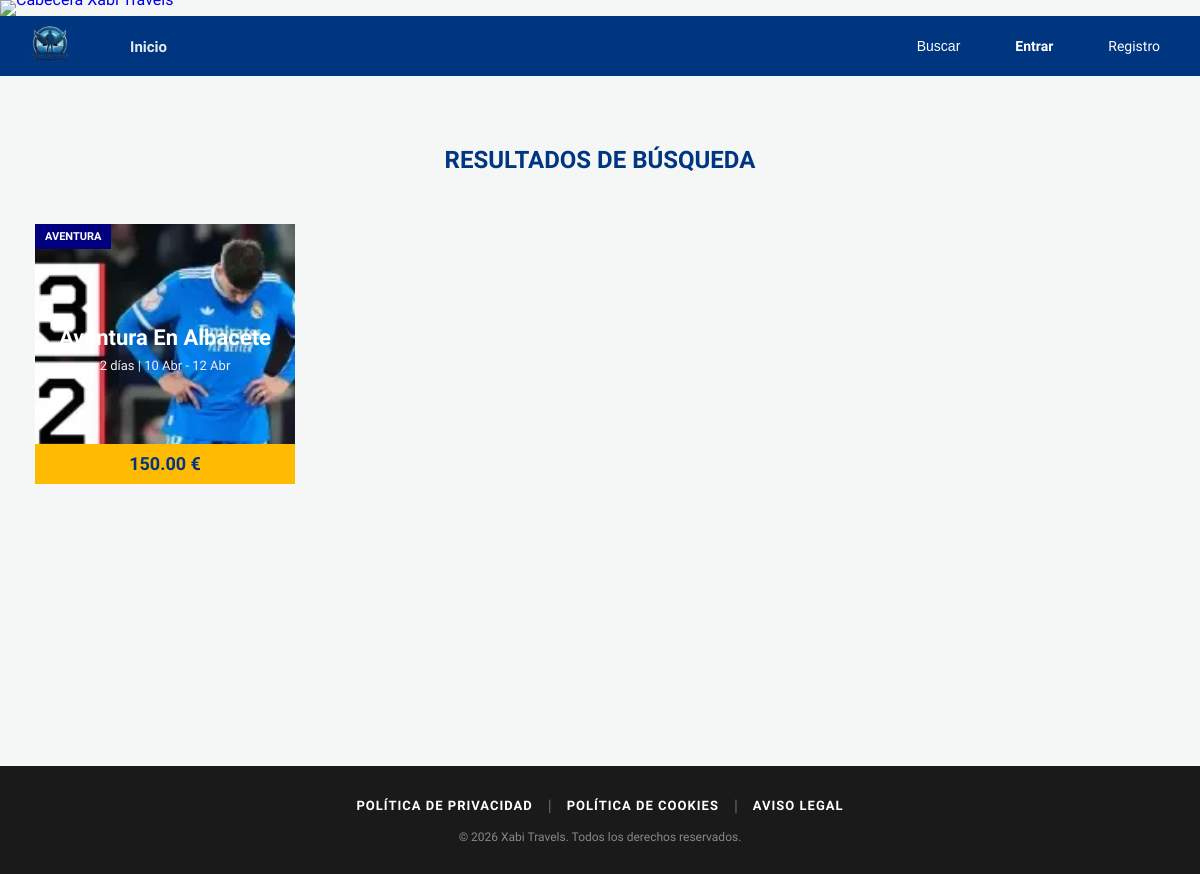
The page /app/public/buscador.php?tipo=Aventura on the database its author committed.
### tables this page shows
CREATE TABLE IF NOT EXISTS `viajes` (
  `id_viaje` int(11) NOT NULL AUTO_INCREMENT,
  `titulo` varchar(200) NOT NULL,
  `descripcion` text NOT NULL,
  `fecha_inicio` date NOT NULL,
  `fecha_fin` date NOT NULL,
  `precio` decimal(10,2) NOT NULL,
  `destacado` tinyint(1) NOT NULL DEFAULT 0,
  `tipo_viaje` varchar(50) NOT NULL,
  `plazas` int(11) NOT NULL,
  `imagen` varchar(255) NOT NULL,
  `continente` varchar(100) DEFAULT NULL,
  `destino` varchar(100) DEFAULT NULL,
  `itinerario` text DEFAULT NULL,
  PRIMARY KEY (`id_viaje`)
);

### app/clases/Viaje.php (called while the page is built, shortened)
<?php
class Viaje {
    private $con;
    public function __construct($conexion) {
        $this->con = $conexion;
    }
    public function obtenerFiltrados($tipo, $continente, $f_inicio, $f_fin) {
        $sql = "SELECT * FROM viajes WHERE 1=1";
        $params = [];
        if (!empty($tipo)) {
            $sql .= " AND tipo_viaje = ?";
            $params[] = $tipo;
        }
        $sql .= " ORDER BY fecha_inicio ASC";
        $stmt = $this->con->prepare($sql);
        $stmt->execute($params);
        return $stmt;
    }
}
?>

### app/public/buscador.php (the view, shortened to what this page needs)
<?php
include("../config.php");
include("../clases/Viaje.php");
$viajeObj = new Viaje($con);
$meses = ["Jan"=>"Ene", "Feb"=>"Feb", "Mar"=>"Mar", "Apr"=>"Abr", "May"=>"May", "Jun"=>"Jun", "Jul"=>"Jul", "Aug"=>"Ago", "Sep"=>"Sep", "Oct"=>"Oct", "Nov"=>"Nov", "Dec"=>"Dic"];
$tipo = $_GET['tipo'] ?? '';
$continente = $_GET['continente'] ?? '';
$f_inicio = $_GET['f_inicio'] ?? '';
$f_fin = $_GET['f_fin'] ?? '';
$resultados = $viajeObj->obtenerFiltrados($tipo, $continente, $f_inicio, $f_fin);
$total = $resultados->rowCount();
include("../vistas/header.php");
include("../vistas/navbar.php");
?>
<div class="content_wrapper" style="min-height: 80vh;">
    <div style="text-align: center; margin: 50px 0 30px;">
        <h2 style="color:#003580; margin-bottom: 15px; font-weight:800;">RESULTADOS DE BÚSQUEDA</h2>
    </div>
    <?php if($total > 0) { ?>
        <div class="trips-grid">
            <?php while($fila = $resultados->fetch()) {
                $inicio = date("d", strtotime($fila['fecha_inicio'])) . " " . $meses[date("M", strtotime($fila['fecha_inicio']))];
                $fin = date("d", strtotime($fila['fecha_fin'])) . " " . $meses[date("M", strtotime($fila['fecha_fin']))];
                $dias = (strtotime($fila['fecha_fin']) - strtotime($fila['fecha_inicio'])) / (60 * 60 * 24);
            ?>
            <a href="detalle_viaje.php?id=<?php echo $fila['id_viaje']; ?>" class="trip-poster-link">
                <div class="trip-poster">
                    <img src="../assets/img/<?php echo $fila['imagen']; ?>" class="poster-bg">
                    <div class="poster-top-bar">
                        <span class="category-badge"><?php echo $fila['tipo_viaje']; ?></span>
                    </div>
                    <div class="poster-content">
                        <h3 class="poster-title"><?php echo $fila['titulo']; ?></h3>
                        <p class="poster-dates"><?php echo intval($dias); ?> días | <?php echo $inicio." - ".$fin; ?></p>
                    </div>
                    <div class="poster-bottom-price"><?php echo $fila['precio']; ?> €</div>
                </div>
            </a>
            <?php } ?>
        </div>
    <?php } else { ?>
        <div style="text-align:center; padding: 60px 20px;">
            <a href="index.php" class="nav-btn-register" style="display:inline-block; width:auto;">Ver todos los viajes</a>
        </div>
    <?php } ?>
</div>
<?php include("../vistas/footer.php"); ?>

### app/assets/css/base.css (style rules this page uses)
* { box-sizing: border-box; }
html, body { margin: 0 !important; padding: 0 !important; width: 100%; max-width: 100%; overflow-x: hidden; }
body { margin: 0; padding: 0; width: 100%; font-family: 'Segoe UI', sans-serif; background-color: #f4f7f6; overflow-x: hidden; }
.content_wrapper { width: 100%; max-width: 1200px; margin: 0 auto; padding: 20px; }
h2 { color: #003580; }
a { text-decoration: none; }

### app/assets/css/cards.css (style rules this page uses)
.trips-grid { display: grid; grid-template-columns: repeat(auto-fill, 260px); gap: 30px; justify-content: center; padding: 20px 0; }
.trip-poster-link { display: block; text-decoration: none; color: inherit; margin: 0; }
.trip-poster { width: 260px; height: 260px; position: relative; overflow: hidden; background: #000; border-radius: 0; font-family: 'Segoe UI', sans-serif; transition: transform 0.3s ease; }
.poster-bg { width: 100%; height: 100%; object-fit: cover; position: absolute; top: 0; left: 0; z-index: 1; transition: transform 0.5s ease, opacity 0.3s; }
.poster-top-bar { position: absolute; top: 0; left: 0; width: 100%; z-index: 10; display: flex; justify-content: space-between; }
.category-badge { background: #000080; color: white; font-size: 11px; font-weight: bold; padding: 6px 10px; text-transform: uppercase; }
.poster-content { position: absolute; top: 50%; width: 100%; transform: translateY(-60%); z-index: 10; text-align: center; padding: 0 15px; pointer-events: none; }
.poster-title { font-size: 22px; color: #fff; font-weight: 800; text-transform: capitalize; margin: 0 0 8px 0; line-height: 1.1; }
.poster-dates { font-size: 13px; color: #f1f1f1; font-weight: 500; margin: 0; }
.poster-bottom-price { position: absolute; bottom: 0; left: 0; width: 100%; height: 40px; background-color: #febb02; color: #003580; z-index: 20; text-align: center; line-height: 40px; font-weight: 800; font-size: 18px; }

### rows shown on the page
viajes: imagen (picture), tipo_viaje "AVENTURA", precio "150.00"
